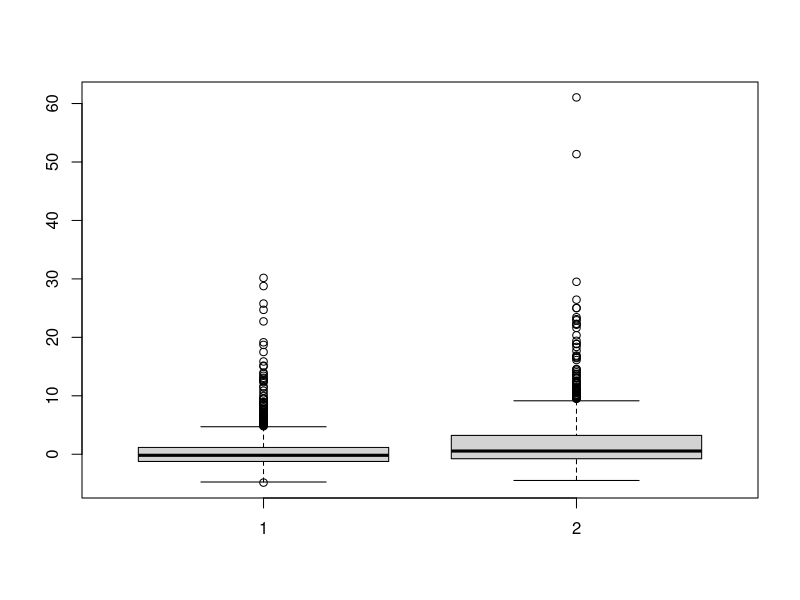
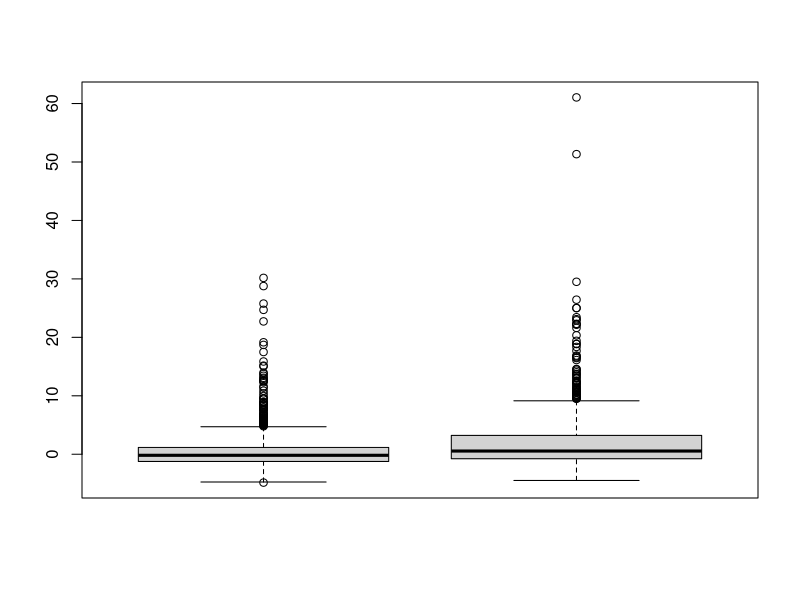
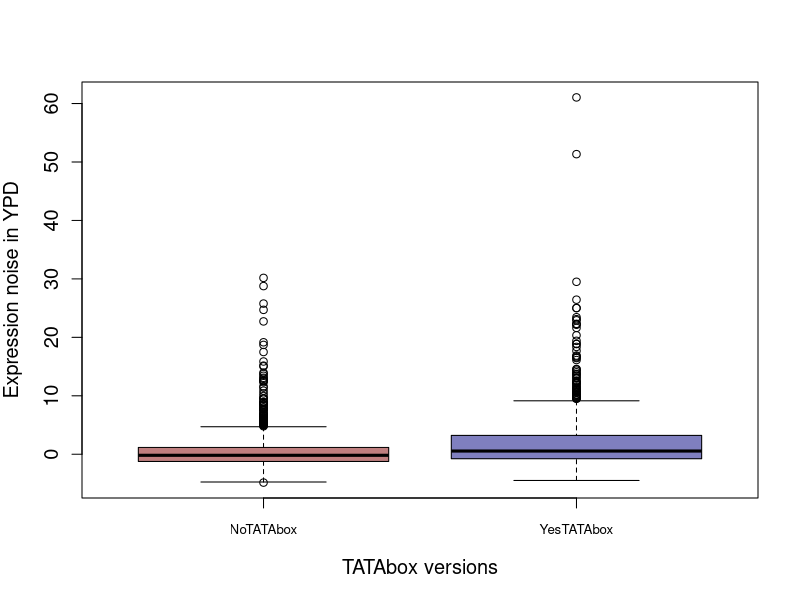
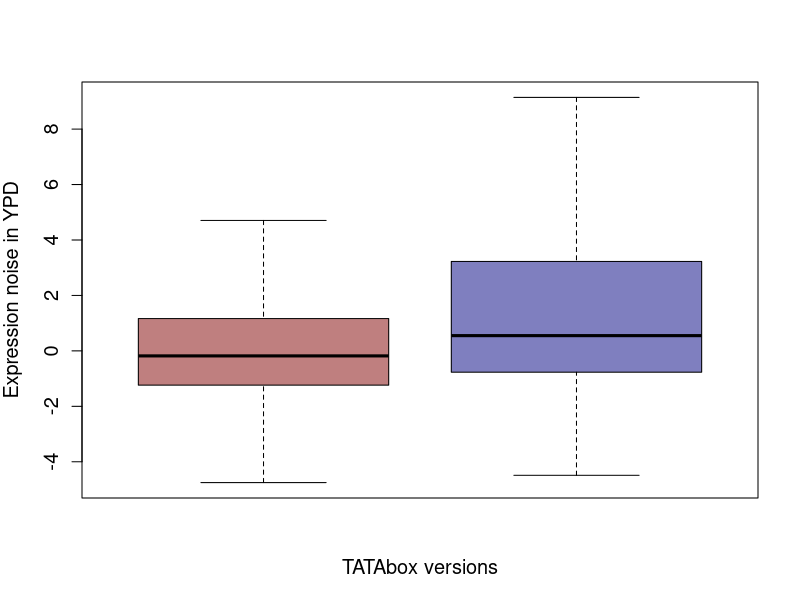
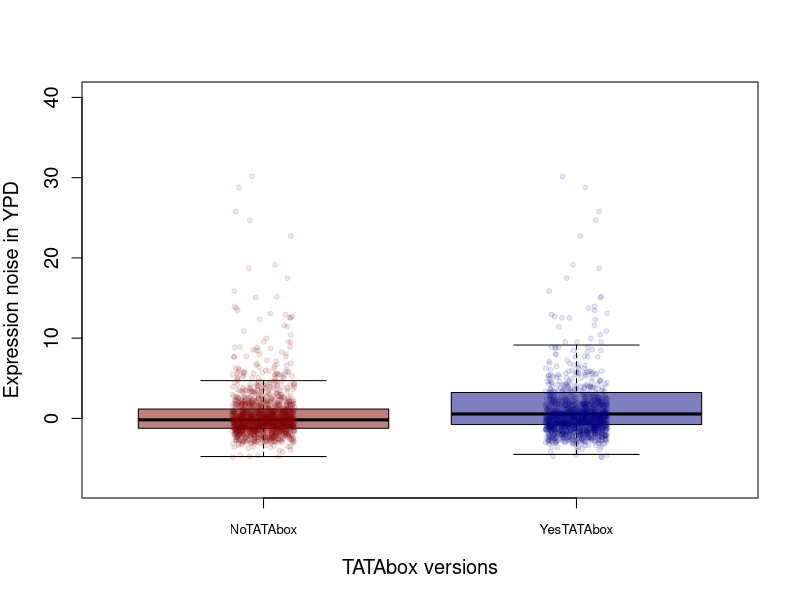

Write the R code that produced these figures, in order.
#Box plot
data=read.table("Filtered_MERGED_DATA_Yeast.txt", header=T)
View(data)

noTATAbox=data[which(data$TATAbox==0),]
yesTATAbox=data[which(data$TATAbox==1),]
View(noTATAbox)

boxplot(noTATAbox$DM_YPD, yesTATAbox$DM_YPD)
#Remove '1' and '2' from x and y label
boxplot(noTATAbox$DM_YPD, yesTATAbox$DM_YPD, xaxt="n")
boxplot(noTATAbox$DM_YPD, yesTATAbox$DM_YPD, xaxt="n", cex.axis=1.2, 
        ylab="Expression noise in YPD", xlab="TATAbox versions", cex.lab=1.2,
        col=c(rgb(0.5,0,0,0.5), rgb(0,0,0.5,0.5)))
# Now add custom x-axis only once (running this again will add labels on top)
#here, these labels behaves as ticks(or numbers in other plots on x axis) and
#therefore their size is controlled by cex.axis
axis(side=1, label=c("NoTATAbox", "YesTATAbox"), at=c(1,2), cex.axis=0.8)

#outline=F removes points beyond the IQ or interquartile range
boxplot(noTATAbox$DM_YPD, yesTATAbox$DM_YPD, xaxt="n", cex.axis=1.2, 
        ylab="Expression noise in YPD", xlab="TATAbox versions", cex.lab=1.2,
        col=c(rgb(0.5,0,0,0.5), rgb(0,0,0.5,0.5)), outline=F)
#adding ylim
boxplot(noTATAbox$DM_YPD, yesTATAbox$DM_YPD, xaxt="n", cex.axis=1.2, 
        ylab="Expression noise in YPD", xlab="TATAbox versions", cex.lab=1.2,
        col=c(rgb(0.5,0,0,0.5), rgb(0,0,0.5,0.5)), outline=F, ylim=c(-8, 40))
axis(side=1, label=c("NoTATAbox", "YesTATAbox"), at=c(1,2), cex.axis=0.8)
#adding data points on top
stripchart(noTATAbox$DM_YPD, vertical=T, method="jitter", add=T, at=1, 
           col=rgb(0.5,0,0,0.1), pch=20)
stripchart(noTATAbox$DM_YPD, vertical=T, method="jitter", add=T, at=2, 
           col=rgb(0,0,0.5,0.1), pch=20)



